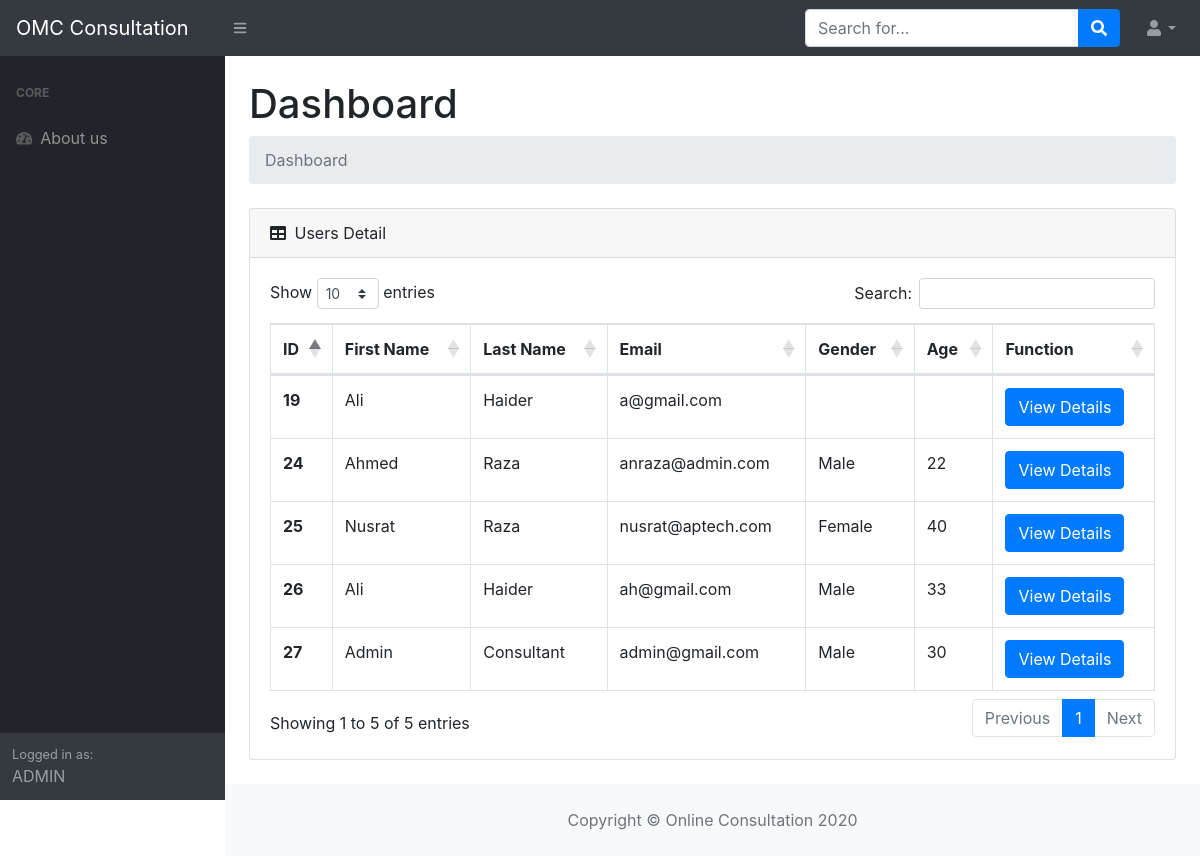
/admin.php (signed in), run on the app's committed database.
### tables this page shows
CREATE TABLE `user` (
  `id` int(11) NOT NULL,
  `Fname` varchar(50) NOT NULL,
  `Lname` varchar(50) NOT NULL,
  `Email` varchar(50) NOT NULL,
  `Password` varchar(50) NOT NULL,
  `role` int(11) NOT NULL,
  `Mname` varchar(255) DEFAULT NULL,
  `Dname` varchar(255) DEFAULT NULL,
  `symtoms` varchar(255) DEFAULT NULL,
  `Gender` varchar(6) DEFAULT NULL,
  `Age` varchar(10) NOT NULL
);

### admin.php (the view, shortened to what this page needs)
<?php include 'config.php' ?>
<?php include 'header.php' ?>
<?php
if(isset($_SESSION["admin"])){
?>
<body class="sb-nav-fixed">
    <nav class="sb-topnav navbar navbar-expand navbar-dark bg-dark">
        <a class="navbar-brand" href="admin.php">OMC Consultation</a>
        <button class="btn btn-link btn-sm order-1 order-lg-0" id="sidebarToggle" href="#"><i class="fas fa-bars"></i></button>
        <form class="d-none d-md-inline-block form-inline ml-auto mr-0 mr-md-3 my-2 my-md-0">
            <div class="input-group">
                <input class="form-control" type="text" placeholder="Search for..." aria-label="Search" aria-describedby="basic-addon2" />
                <div class="input-group-append">
                    <button class="btn btn-primary" type="button"><i class="fas fa-search"></i></button>
                </div>
            </div>
        </form>
        <ul class="navbar-nav ml-auto ml-md-0">
            <li class="nav-item dropdown">
                <a class="nav-link dropdown-toggle" id="userDropdown" href="#" role="button" data-toggle="dropdown" aria-haspopup="true" aria-expanded="false"><i class="fas fa-user fa-fw"></i></a>
            </li>
        </ul>
    </nav>
    <div id="layoutSidenav">
        <div id="layoutSidenav_nav">
            <nav class="sb-sidenav accordion sb-sidenav-dark" id="sidenavAccordion">
                <div class="sb-sidenav-menu">
                    <div class="nav">
                        <div class="sb-sidenav-menu-heading">Student</div>
                        <a class="nav-link" href="#">
                            <div class="sb-nav-link-icon"><i class="fas fa-tachometer-alt"></i></div>
                        </a>
                    </div>
                </div>
                <div class="sb-sidenav-footer">
                    <div class="small">Logged in as:</div>
                </div>
            </nav>
        </div>
        <div id="layoutSidenav_nav">
            <nav class="sb-sidenav accordion sb-sidenav-dark" id="sidenavAccordion">
                <div class="sb-sidenav-menu">
                    <div class="nav">
                        <div class="sb-sidenav-menu-heading">Core</div>
                        <a class="nav-link" href="#">
                            <div class="sb-nav-link-icon"><i class="fas fa-tachometer-alt"></i></div>
                             About us
                        </a>
                    </div>
                </div>
                <div class="sb-sidenav-footer">
                    <div class="small">Logged in as:</div>
                    ADMIN
                </div>
            </nav>
        </div>
        <div id="layoutSidenav_content">
            <main>
                <div class="container-fluid">
                    <h1 class="mt-4">Dashboard</h1>
                    <ol class="breadcrumb mb-4">
                        <li class="breadcrumb-item active">Dashboard</li>
                    </ol>
                    <div class="card mb-4">
                        <div class="card-header">
                            <i class="fas fa-table mr-1"></i>
                            Users Detail
                        </div>
                        <div class="card-body">
                            <div class="table-responsive">
                                <table class="table table-bordered" id="dataTable" width="100%" cellspacing="0">
                                    <thead>
                                        <tr>
                                            <th>ID</th>
                                            <th>First Name</th>
                                            <th>Last Name</th>
                                            <th>Email</th>
                                            <th>Gender</th>
                                            <th>Age</th>
                                            <th>Function</th>
                                        </tr>
                                    </thead>
                                    <tbody>
                                        <?php
                                        $sql = mysqli_query($con, "SELECT * FROM `user`");
                                        while ($row = mysqli_fetch_array($sql)) {
                                        ?>
                                            <form method="post" action="view_detail.php">
                                                <tr>
                                                    <th scope="row"><input type="hidden" name="PID" value="$row['id']"><?php echo $row['id'] ?></th>
                                                    <td><input type="hidden" disabled name="Fname" value="$row['Fname']"><?php echo $row['Fname'] ?></td>
                                                    <td><input type="hidden" disabled name="Lname" value="$row['Lname']"><?php echo $row['Lname'] ?></td>
                                                    <td><input type="hidden" disabled name="Email" value="$row['Email']"><?php echo $row['Email'] ?></td>
                                                    <td><input type="hidden" disabled name="Gender" value="$row['Gender']"><?php echo $row['Gender'] ?></td>
                                                    <td><input type="hidden" disabled name="Age" value="$row['Age']"><?php echo $row['Age'] ?></td>
                                                    <td><a href="view_detail.php?Email=<?php echo $row['Email'] ?>"><input type="submit" name="view" class="btn btn-primary" value="View Details"></a></td>
                                                </tr>
                                            </form>
                                        <?php
                                        }
                                        ?>
                                    </tbody>
                                </table>
                            </div>
                        </div>
                    </div>
                </div>
            </main>
            <footer class="py-4 bg-light mt-auto">
                <div class="container-fluid">
                    <div class="d-flex align-items-center justify-content-center">
                        <div class="text-muted">Copyright © Online Consultation 2020</div>
                    </div>
                </div>
            </footer>
        </div>
    </div>
</body>
</html>
<?php
}
else {
    header("Location:login.php");
  }
?>

### data on the page
user: id "19", Fname "Ali", Lname "Haider", Email "a@gmail.com"
user: id "24", Fname "Ahmed", Lname "Raza", Email "anraza@admin.com", Gender "Male", Age "22"
user: id "25", Fname "Nusrat", Lname "Raza", Email "nusrat@aptech.com", Gender "Female", Age "40"
user: id "26", Fname "Ali", Lname "Haider", Email "ah@gmail.com", Gender "Male", Age "33"
user: id "27", Fname "Admin", Lname "Consultant", Email "admin@gmail.com", Gender "Male", Age "30"
